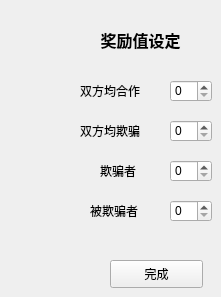
    <widget class="QWidget" name="page_2">
     <widget class="QLabel" name="label_2">
      <property name="geometry">
       <rect>
        <x>80</x>
        <y>20</y>
        <width>121</width>
        <height>41</height>
       </rect>
      </property>
      <property name="text">
       <string>&lt;html&gt;&lt;head/&gt;&lt;body&gt;&lt;p align=&quot;center&quot;&gt;&lt;span style=&quot; font-size:12pt; font-weight:600;&quot;&gt;奖励值设定&lt;/span&gt;&lt;/p&gt;&lt;/body&gt;&lt;/html&gt;</string>
      </property>
     </widget>
     <widget class="QSpinBox" name="doublewin">
      <property name="geometry">
       <rect>
        <x>170</x>
        <y>80</y>
        <width>42</width>
        <height>22</height>
       </rect>
      </property>
     </widget>
     <widget class="QSpinBox" name="doublelose">
      <property name="geometry">
       <rect>
        <x>170</x>
        <y>120</y>
        <width>42</width>
        <height>22</height>
       </rect>
      </property>
     </widget>
     <widget class="QSpinBox" name="win">
      <property name="geometry">
       <rect>
        <x>170</x>
        <y>160</y>
        <width>42</width>
        <height>22</height>
       </rect>
      </property>
     </widget>
     <widget class="QSpinBox" name="lose">
      <property name="geometry">
       <rect>
        <x>170</x>
        <y>200</y>
        <width>42</width>
        <height>22</height>
       </rect>
      </property>
     </widget>
     <widget class="QLabel" name="label_4">
      <property name="geometry">
       <rect>
        <x>80</x>
        <y>80</y>
        <width>72</width>
        <height>22</height>
       </rect>
      </property>
      <property name="text">
       <string>双方均合作</string>
      </property>
     </widget>
     <widget class="QLabel" name="label_5">
      <property name="geometry">
       <rect>
        <x>80</x>
        <y>120</y>
        <width>91</width>
        <height>22</height>
       </rect>
      </property>
      <property name="text">
       <string>双方均欺骗</string>
      </property>
     </widget>
     <widget class="QLabel" name="label_6">
      <property name="geometry">
       <rect>
        <x>100</x>
        <y>160</y>
        <width>72</width>
        <height>22</height>
       </rect>
      </property>
      <property name="text">
       <string>欺骗者</string>
      </property>
     </widget>
     <widget class="QLabel" name="label_7">
      <property name="geometry">
       <rect>
        <x>90</x>
        <y>200</y>
        <width>72</width>
        <height>22</height>
       </rect>
      </property>
      <property name="text">
       <string>被欺骗者</string>
      </property>
     </widget>
     <widget class="QPushButton" name="rewarddone">
      <property name="geometry">
       <rect>
        <x>110</x>
        <y>260</y>
        <width>93</width>
        <height>28</height>
       </rect>
      </property>
      <property name="text">
       <string>完成</string>
      </property>
     </widget>
    </widget>
